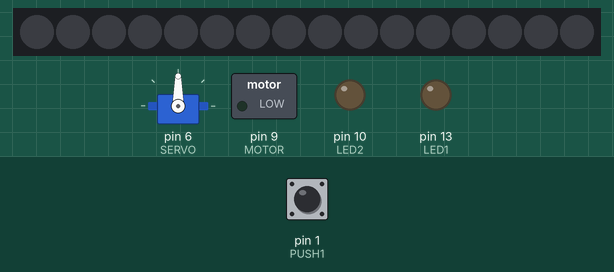
Recording of a sketch running on a simulated Arduino Leonardo, built with avr-gcc and run on an emulated ATmega32U4. Shown: servo, 16 RGB LEDs in strip order, left to right, switched loads named in the sketch (green lamp = pin HIGH), output pins drawn as LEDs (lit = HIGH). Inputs (shaded band) come from the test bench; at power-on: pin 1 (PUSH1) HIGH. USB keyboard and mouse output is not drawn.

Above: at 1.2 s.
1.3 s: pin 1 (PUSH1) pulled LOW for 1 s
At 1.45 s:
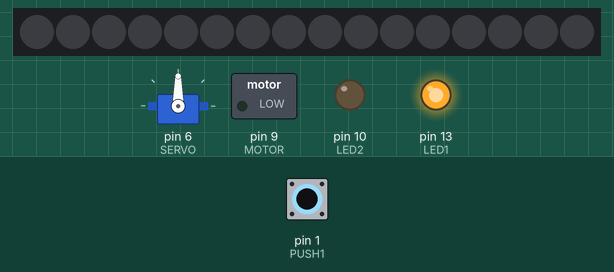
4.0 s: pin 1 (PUSH1) pulled LOW for 3.2 s
At 7.8 s:
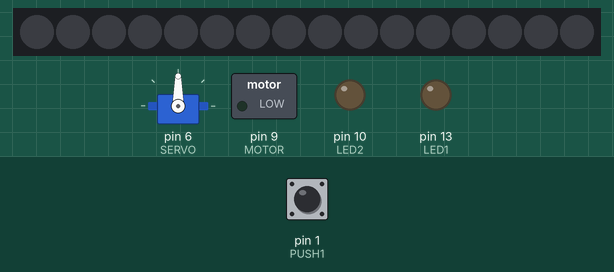
Timing chart, 0 to 9.3 s (numbered marks = the images above; inputs shaded):
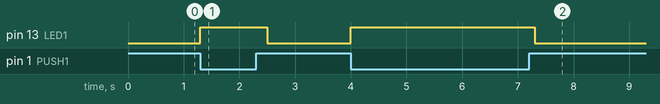

Measured:
- after the input at 1.3 s, pin 13 (LED1): LOW → HIGH at once, → LOW 1.2 s later
- after the input at 4.0 s, pin 13 (LED1): LOW → HIGH at once, → LOW 3.3 s later

The sketch:

HID-Molecule.ino
```cpp
/*
    ┬┌─┐  ┌┬┐┌─┐┬  ┌─┐┌─┐┬ ┬┬  ┌─┐
    ││ │  ││││ ││  ├┤ │  │ ││  ├┤
    ┴└─┘  ┴ ┴└─┘┴─┘└─┘└─┘└─┘┴─┘└─┘

   This code is the starting point for a HID via USB project with the IO Molecule 1.0 board.
   It defines which pins are used for which inputs and implements basic functions of the HID-Project Library.

*/

#include <Servo.h>
#include <Adafruit_NeoPixel.h>
#include "HID-Project.h"


// connectors
#define DIGITAL   22
#define ANALOG-1  A2
#define ANALOG-2  A3
#define LED1      13
#define LED2      10
#define MOTOR     9
#define SERVO     6
#define NEOPIXELS 12

// on-board components
#define TONE      5
#define PUSH1     1
#define PUSH2     0
#define TURN1     A1
#define TURN2     A0


#define NUMPIXELS 16    // number of NEOPIXELS


Servo servo;
Adafruit_NeoPixel neopixels = Adafruit_NeoPixel(NUMPIXELS, NEOPIXELS, NEO_GRB + NEO_KHZ800);


void setup() {
  // put your setup code here, to run once:
  servo.attach(SERVO);
  neopixels.begin();
  pinMode(LED1, OUTPUT);
  pinMode(LED2, OUTPUT);
  pinMode(MOTOR, OUTPUT);

  pinMode(PUSH1, INPUT_PULLUP);
  pinMode(PUSH2, INPUT_PULLUP);

  Keyboard.begin();
}

void loop() {

  if (!digitalRead(PUSH1)) {
    digitalWrite(LED1, HIGH);

    // Use the default print functions
    //Keyboard.println("Hello World!");

    // Press a single character, special non ascii characters wont work.
    //Keyboard.write('a');

    // Write single keys, do not use a number here!
    //Keyboard.write(KEY_ENTER);


    // If you really wish to press a RAW keycode without the name use this:
    //Keyboard.write(KeyboardKeycode(40));

    // Use (a limited number of) consumer keys.
    // Only works with the lower 255 keys and on linux only.
    // Keyboard.write(MEDIA_PLAY_PAUSE);

    // Linux also supports several system function via consumer report.
    //Keyboard.write(CONSUMER_POWER);
    //Keyboard.write(CONSUMER_SLEEP);

    // You can also use some special keyboard keys on linux.
    //Keyboard.write(KEY_POWER);
    //Keyboard.write(KEY_F13);

    // You can wakeup you PC from sleep.
    // This might be not supported on all hardware, but on all OS types.
    //Keyboard.wakeupHost();

    // Simple debounce
    delay(300);
    digitalWrite(LED1, LOW);


  }

}
```
